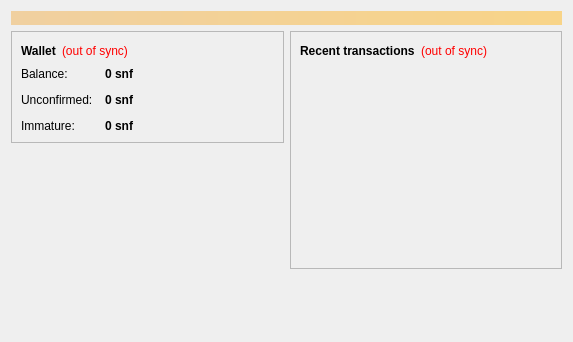
<?xml version="1.0" encoding="UTF-8"?>
<ui version="4.0">
 <class>OverviewPage</class>
 <widget class="QWidget" name="OverviewPage">
  <property name="geometry">
   <rect>
    <x>0</x>
    <y>0</y>
    <width>573</width>
    <height>342</height>
   </rect>
  </property>
  <property name="windowTitle">
   <string>Form</string>
  </property>
  <layout class="QVBoxLayout" name="topLayout">
   <item>
    <widget class="QLabel" name="labelAlerts">
     <property name="visible">
      <bool>false</bool>
     </property>
     <property name="styleSheet">
      <string notr="true">background-color: qlineargradient(x1: 0, y1: 0, x2: 1, y2: 0, stop:0 #F0D0A0, stop:1 #F8D488); color:#000000;</string>
     </property>
     <property name="wordWrap">
      <bool>true</bool>
     </property>
     <property name="margin">
      <number>3</number>
     </property>
    </widget>
   </item>
   <item>
    <layout class="QHBoxLayout" name="horizontalLayout" stretch="1,1">
     <item>
      <layout class="QVBoxLayout" name="verticalLayout_2">
       <item>
        <widget class="QFrame" name="frame">
         <property name="frameShape">
          <enum>QFrame::StyledPanel</enum>
         </property>
         <property name="frameShadow">
          <enum>QFrame::Raised</enum>
         </property>
         <layout class="QVBoxLayout" name="verticalLayout_4">
          <item>
           <layout class="QHBoxLayout" name="horizontalLayout_4">
            <item>
             <widget class="QLabel" name="label_5">
              <property name="font">
               <font>
                <weight>75</weight>
                <bold>true</bold>
               </font>
              </property>
              <property name="text">
               <string>Wallet</string>
              </property>
             </widget>
            </item>
            <item>
             <widget class="QLabel" name="labelWalletStatus">
              <property name="toolTip">
               <string>The displayed information may be out of date. Your wallet automatically synchronizes with the Snarfcoin network after a connection is established, but this process has not completed yet.</string>
              </property>
              <property name="styleSheet">
               <string notr="true">QLabel { color: red; }</string>
              </property>
              <property name="text">
               <string notr="true">(out of sync)</string>
              </property>
              <property name="alignment">
               <set>Qt::AlignLeading|Qt::AlignLeft|Qt::AlignVCenter</set>
              </property>
             </widget>
            </item>
            <item>
             <spacer name="horizontalSpacer_2">
              <property name="orientation">
               <enum>Qt::Horizontal</enum>
              </property>
              <property name="sizeHint" stdset="0">
               <size>
                <width>40</width>
                <height>20</height>
               </size>
              </property>
             </spacer>
            </item>
           </layout>
          </item>
          <item>
           <layout class="QFormLayout" name="formLayout_2">
            <property name="fieldGrowthPolicy">
             <enum>QFormLayout::AllNonFixedFieldsGrow</enum>
            </property>
            <property name="horizontalSpacing">
             <number>12</number>
            </property>
            <property name="verticalSpacing">
             <number>12</number>
            </property>
            <item row="0" column="0">
             <widget class="QLabel" name="label">
              <property name="text">
               <string>Balance:</string>
              </property>
             </widget>
            </item>
            <item row="0" column="1">
             <widget class="QLabel" name="labelBalance">
              <property name="font">
               <font>
                <weight>75</weight>
                <bold>true</bold>
               </font>
              </property>
              <property name="cursor">
               <cursorShape>IBeamCursor</cursorShape>
              </property>
              <property name="toolTip">
               <string>Your current balance</string>
              </property>
              <property name="text">
               <string notr="true">0 snf</string>
              </property>
              <property name="textInteractionFlags">
               <set>Qt::LinksAccessibleByMouse|Qt::TextSelectableByKeyboard|Qt::TextSelectableByMouse</set>
              </property>
             </widget>
            </item>
            <item row="1" column="0">
             <widget class="QLabel" name="label_3">
              <property name="text">
               <string>Unconfirmed:</string>
              </property>
             </widget>
            </item>
            <item row="1" column="1">
             <widget class="QLabel" name="labelUnconfirmed">
              <property name="font">
               <font>
                <weight>75</weight>
                <bold>true</bold>
               </font>
              </property>
              <property name="cursor">
               <cursorShape>IBeamCursor</cursorShape>
              </property>
              <property name="toolTip">
               <string>Total of transactions that have yet to be confirmed, and do not yet count toward the current balance</string>
              </property>
              <property name="text">
               <string notr="true">0 snf</string>
              </property>
              <property name="textInteractionFlags">
               <set>Qt::LinksAccessibleByMouse|Qt::TextSelectableByKeyboard|Qt::TextSelectableByMouse</set>
              </property>
             </widget>
            </item>
            <item row="2" column="0">
             <widget class="QLabel" name="labelImmatureText">
              <property name="text">
               <string>Immature:</string>
              </property>
             </widget>
            </item>
            <item row="2" column="1">
             <widget class="QLabel" name="labelImmature">
              <property name="font">
               <font>
                <weight>75</weight>
                <bold>true</bold>
               </font>
              </property>
              <property name="toolTip">
               <string>Mined balance that has not yet matured</string>
              </property>
              <property name="text">
               <string notr="true">0 snf</string>
              </property>
              <property name="textInteractionFlags">
               <set>Qt::LinksAccessibleByMouse|Qt::TextSelectableByKeyboard|Qt::TextSelectableByMouse</set>
              </property>
             </widget>
            </item>
           </layout>
          </item>
         </layout>
        </widget>
       </item>
       <item>
        <spacer name="verticalSpacer">
         <property name="orientation">
          <enum>Qt::Vertical</enum>
         </property>
         <property name="sizeHint" stdset="0">
          <size>
           <width>20</width>
           <height>40</height>
          </size>
         </property>
        </spacer>
       </item>
      </layout>
     </item>
     <item>
      <layout class="QVBoxLayout" name="verticalLayout_3">
       <item>
        <widget class="QFrame" name="frame_2">
         <property name="frameShape">
          <enum>QFrame::StyledPanel</enum>
         </property>
         <property name="frameShadow">
          <enum>QFrame::Raised</enum>
         </property>
         <layout class="QVBoxLayout" name="verticalLayout">
          <item>
           <layout class="QHBoxLayout" name="horizontalLayout_2">
            <item>
             <widget class="QLabel" name="label_4">
              <property name="text">
               <string>&lt;b&gt;Recent transactions&lt;/b&gt;</string>
              </property>
             </widget>
            </item>
            <item>
             <widget class="QLabel" name="labelTransactionsStatus">
              <property name="toolTip">
               <string>The displayed information may be out of date. Your wallet automatically synchronizes with the Snarfcoin network after a connection is established, but this process has not completed yet.</string>
              </property>
              <property name="styleSheet">
               <string notr="true">QLabel { color: red; }</string>
              </property>
              <property name="text">
               <string notr="true">(out of sync)</string>
              </property>
              <property name="alignment">
               <set>Qt::AlignRight|Qt::AlignTrailing|Qt::AlignVCenter</set>
              </property>
             </widget>
            </item>
            <item>
             <spacer name="horizontalSpacer">
              <property name="orientation">
               <enum>Qt::Horizontal</enum>
              </property>
              <property name="sizeHint" stdset="0">
               <size>
                <width>40</width>
                <height>20</height>
               </size>
              </property>
             </spacer>
            </item>
           </layout>
          </item>
          <item>
           <widget class="QListView" name="listTransactions">
            <property name="styleSheet">
             <string notr="true">QListView { background: transparent; }</string>
            </property>
            <property name="frameShape">
             <enum>QFrame::NoFrame</enum>
            </property>
            <property name="verticalScrollBarPolicy">
             <enum>Qt::ScrollBarAlwaysOff</enum>
            </property>
            <property name="horizontalScrollBarPolicy">
             <enum>Qt::ScrollBarAlwaysOff</enum>
            </property>
            <property name="selectionMode">
             <enum>QAbstractItemView::NoSelection</enum>
            </property>
           </widget>
          </item>
         </layout>
        </widget>
       </item>
       <item>
        <spacer name="verticalSpacer_2">
         <property name="orientation">
          <enum>Qt::Vertical</enum>
         </property>
         <property name="sizeHint" stdset="0">
          <size>
           <width>20</width>
           <height>40</height>
          </size>
         </property>
        </spacer>
       </item>
      </layout>
     </item>
    </layout>
   </item>
  </layout>
 </widget>
 <resources/>
 <connections/>
</ui>
